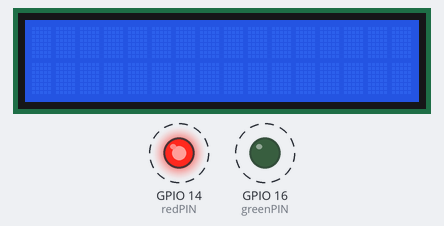
Bench run of a sketch on a simulated ESP8266 (NodeMCU). On the bench: 16×2 character LCD, output pins drawn as LEDs (lit = HIGH). Dashed ring = blinking.

Above: at 0.5 s.
Timing chart, 0 to 4.7 s (numbered marks = the images above):
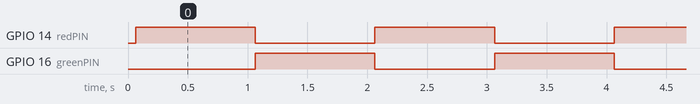

The sketch:

codes_one.ino
```cpp
#include <LiquidCrystal_I2C.h>
#include <ESP8266WiFi.h>


const int temperaturePIN = A0;

LiquidCrystal_I2C lcd(0x27, 16, 2);

const int redPIN = 14;
const int greenPIN = 16;
const int buzzerPIN = 12;

void setup() {

  pinMode(redPIN, OUTPUT);
  pinMode(greenPIN, OUTPUT);
   Serial.begin(9600);
  lcd.begin();
  lcd.backlight();

}

void loop() {

  digitalWrite(redPIN, HIGH);
  digitalWrite(greenPIN, LOW);
  delay(1000);
  digitalWrite(redPIN, LOW);
  digitalWrite(greenPIN, HIGH);
  delay(1000);

//  lcd.setCursor(0,0);
//  lcd.print("GISA KAZE");
//  lcd.setCursor(0,1);
//  lcd.print("FREDISON");
//  //code to detect distance
//  lcd.clear();
//  delayMicroseconds(10);

}
```

Measured:
- by itself, GPIO 14 (redPIN), GPIO 16 (greenPIN): alternates HIGH for 1.0 s and LOW for 1.0 s
